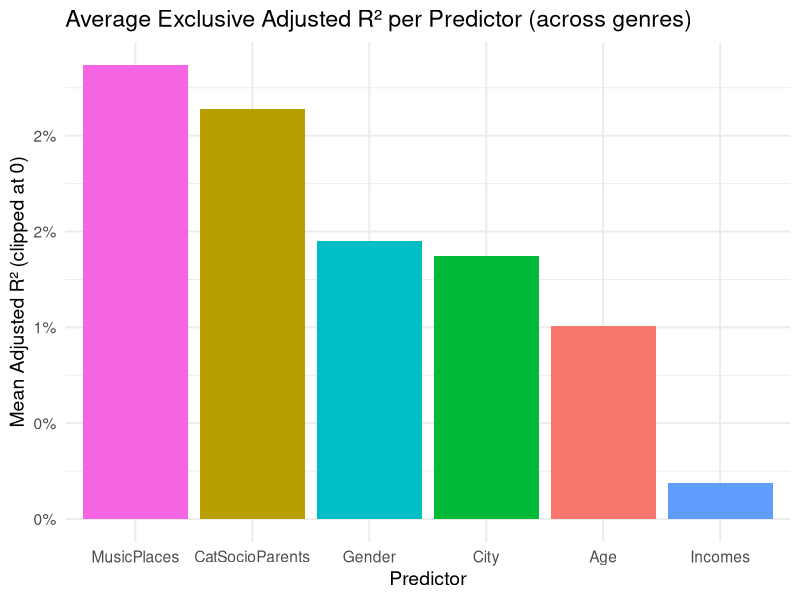

Generate this figure with R:
library(tidyverse)

# Charger les données
df <- read.csv("full_questionnaire_data.csv")

# Liste des genres
genre_vars <- paste0("genre_", 1:19)

# Fixe les trois premiers prédicteurs
fixed_predictors <- c("Age", "Gender", "CatSocioParents")
other_predictors <- c("City", "Incomes", "MusicPlaces")

# Nombre d'itérations
n_iter <- 100

# Fonction pour calculer les adjusted R² exclusifs dans un ordre donné
compute_adj_r2_decomp <- function(df, genre, predictors_order) {
  r2_values <- numeric(length(predictors_order))
  formula_base <- paste0(genre, " ~ ")
  
  for (i in seq_along(predictors_order)) {
    current_predictors <- predictors_order[1:i]
    formula <- as.formula(paste0(formula_base, paste(current_predictors, collapse = " + ")))
    model <- lm(formula, data = df)
    r2_values[i] <- summary(model)$adj.r.squared
  }
  
  exclusive_r2 <- c(r2_values[1], diff(r2_values))
  exclusive_r2 <- pmax(exclusive_r2, 0)  # Clip négatifs à zéro
  names(exclusive_r2) <- predictors_order
  return(exclusive_r2)
}

# Répéter pour chaque genre et chaque permutation
all_results <- list()
for (iter in 1:n_iter) {
  permuted_rest <- sample(other_predictors)
  predictors_perm <- c(fixed_predictors, permuted_rest)
  
  for (genre in genre_vars) {
    r2_explained <- compute_adj_r2_decomp(df, genre, predictors_perm)
    temp_df <- data.frame(Predictor = names(r2_explained),
                          R2 = r2_explained,
                          Genre = genre,
                          Iter = iter)
    all_results[[length(all_results) + 1]] <- temp_df
    
    # (Optionnel) Calcul du R² total
    # full_model <- lm(as.formula(paste0(genre, " ~ ", paste(predictors_perm, collapse = " + "))), data = df)
    # full_r2 <- summary(full_model)$adj.r.squared
    # all_results[[length(all_results) + 1]] <- data.frame(Predictor = "TOTAL",
    #                                                      R2 = full_r2,
    #                                                      Genre = genre,
    #                                                      Iter = iter)
  }
}

# Combiner et résumer
results_df <- bind_rows(all_results)

summary_df <- results_df %>%
  group_by(Predictor) %>%
  summarise(mean_R2 = mean(R2, na.rm = TRUE)) %>%
  arrange(desc(mean_R2))

# Somme des variances moyennes expliquées par tous les prédicteurs
explained_variance_sum <- summary_df %>%
  # Si tu as activé le bloc "TOTAL" au-dessus, décommente la ligne suivante :
  # filter(Predictor != "TOTAL") %>%
  summarise(total = sum(mean_R2)) %>%
  pull(total)

cat("Somme des variances moyennes expliquées par les prédicteurs (R² exclusifs) :", round(explained_variance_sum, 3), "\n")

# Plot
ggplot(summary_df, aes(x = reorder(Predictor, -mean_R2), y = mean_R2, fill = Predictor)) +
  geom_col(show.legend = FALSE) +
  theme_minimal(base_size = 14) +
  labs(x = "Predictor", y = "Mean Adjusted R² (clipped at 0)",
       title = "Average Exclusive Adjusted R² per Predictor (across genres)") +
  scale_y_continuous(labels = scales::percent_format(accuracy = 1))
